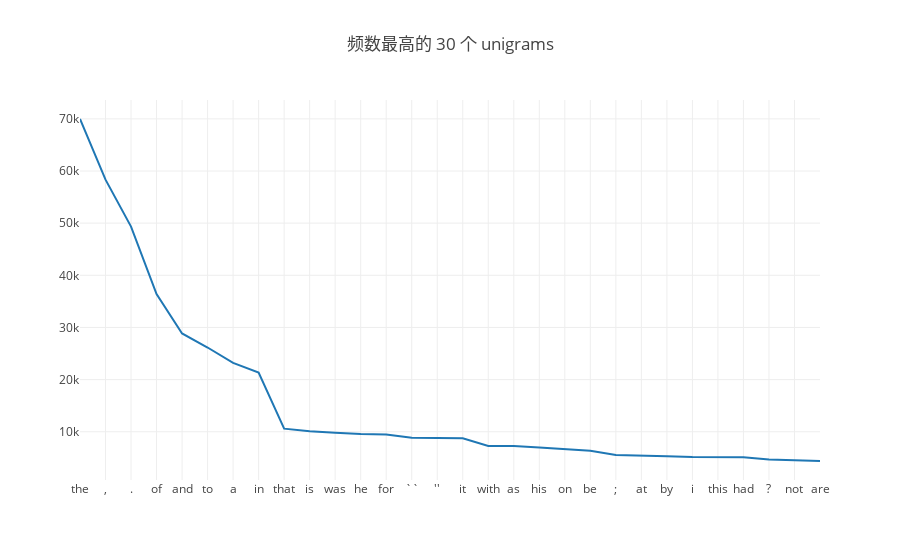

Notebook code for this chart:
### Code cell
plotly.offline.init_notebook_mode(connected=True)

plotly.offline.iplot({
    "data": [Scatter(x=[k for (k,v) in unigrams_counts[:30] ], y=[v for (k,v) in unigrams_counts[:30] ])],
    "layout": Layout(title="频数最高的 30 个 unigrams")
})

### Figure 1 — Plotly figure (JSON) as saved in the notebook; plotly's stock layout.template omitted (floating-point values rounded to 4 significant figures)
{"data": [{"type": "scatter", "x": ["the", ",", ".", "of", "and", "to", "a", "in", "that", "is", "was", "he", "for", "``", "''", "it", "with", "as", "his", "on", "be", ";", "at", "by", "i", "this", "had", "?", "not", "are"], "y": [69971, 58334, 49346, 36412, 28853, 26158, 23195, 21337, 10594, 10109, 9815, 9548, 9489, 8837, 8789, 8760, 7289, 7253, 6996, 6741, 6377, 5566, 5372, 5306, 5164, 5145, 5133, 4693, 4610, 4394]}], "layout": {"title": "频数最高的 30 个 unigrams"}}
